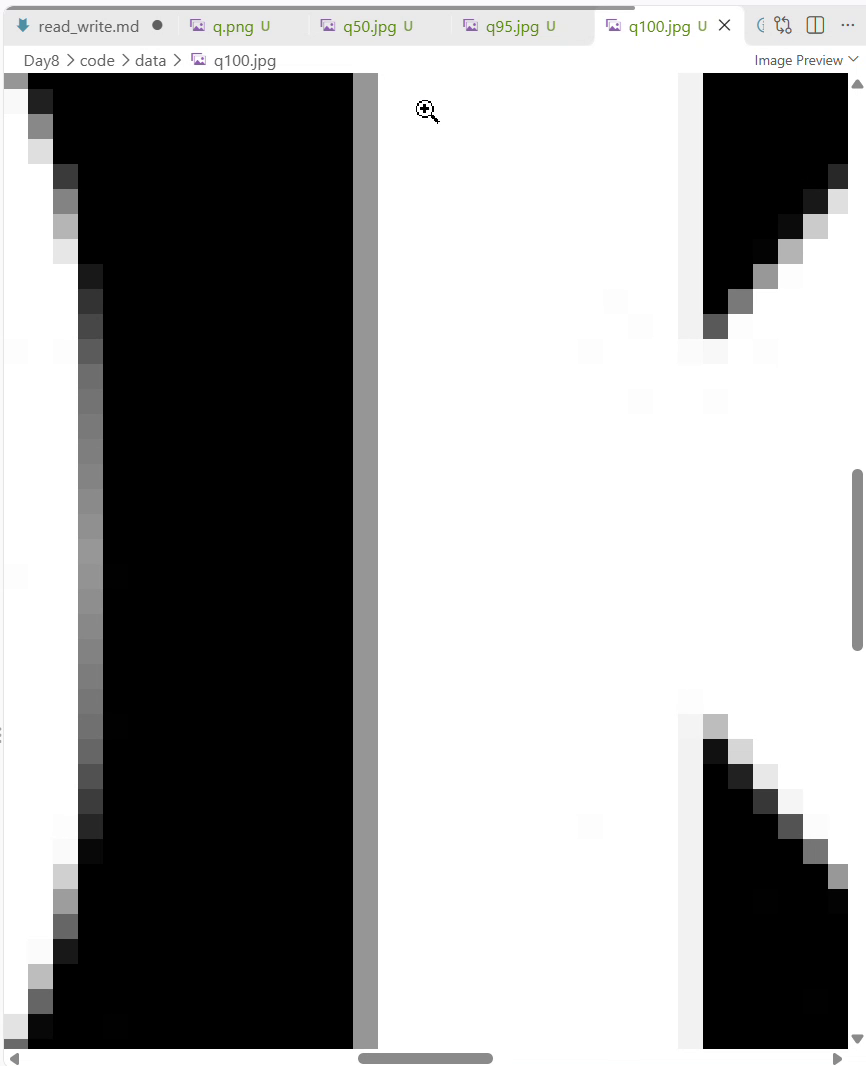
#> input picture frame 7 of Day8/4_read_write/day8_jpg_압축률_비교.mp4, 866 x 1066 px, given in place of the camera
$ python s6_total_proj.py 5
#> lines starting #> are read from the running program, lines starting #| are printed output that depends on the picture; after the words box and inside, x2 and y2 are one past the last pixel; in counts of white or black regions, pixels touching at a corner belong together
'''
종합 과제: 웹캠 이진화 검사기 (흰 종이 위 어두운 물체를 센다)

[요구사항]
  1 / 2 / 3 : 고정 기준 / 오츠 / 적응형으로 전환
  s         : 화면을 data/result_1.png, result_2.png ... 로 저장 (이미 있는 번호는 건너뛴다)
  q         : 종료 (마지막 방법, 개수, 저장 장수를 출력)

[더 해 볼 것]
  r           : 세 방법 비교 시작 / 다시 시작 (목표 개수를 누가 가장 끝까지 지키는지 잰다)
  트랙바 fixed : 고정 기준값 조절 (처음 값 100)
  좌클릭       : 클릭한 동전의 면적을 재서 허용 범위를 정한다 (범위 밖은 빨간 사각형)
  c           : 면적 범위를 지우고 "300픽셀 이상"으로 되돌린다

실행 : python s6_total_proj.py        -> 목표 개수 5
       python s6_total_proj.py 3      -> 목표 개수 3
'''


import sys
import time
from pathlib import Path

import cv2

USB_CAMERAS = [1, 2, 3, 4]                        # USB 카메라 후보 번호 (앞에서부터 시도)
WEBCAM = 0                                        # USB 카메라가 없을 때 쓸 노트북 웹캠
FRAME_SIZE = (640, 480)

NAMES = {1: "fixed", 2: "otsu", 3: "adaptive"}
DEFAULT_FIXED = 100                               # 고정 기준의 처음 값
DEFAULT_BLOCK = 51                                # 적응형 영역크기 (홀수)
ADAPTIVE_C = 10                                   # 적응형 빼는값

MIN_AREA = 300                                    # 이보다 작은 덩어리는 잡티로 보고 버린다
LOW_RATIO, HIGH_RATIO = 0.5, 1.5                  # 허용 범위 = 잰 동전 면적의 0.5배 ~ 1.5배

DEFAULT_TARGET = 5                                # 비교할 때 지켜야 하는 개수
LOST_SEC = 0.5                                    # 개수가 이 시간 넘게 계속 틀리면 놓친 것 (한두 프레임 깜빡임은 봐준다)

SAVE_DIR = Path(__file__).resolve().parent / "data"
WINDOW, BINARY_WINDOW = "inspect", "binary"
GREEN, RED, BLUE = (0, 200, 0), (0, 0, 255), (255, 0, 0)     # OpenCV는 BGR 순서


# ---------------------------------------------------------------- 이진화와 덩어리 찾기

def binarize(gray, mode, fixed, block):
    '''어두운 물체가 흰색(255)이 되도록 INV로 나눈다. (기준값, 이진 영상)을 돌려준다'''
    if mode == 1:
        return cv2.threshold(gray, fixed, 255, cv2.THRESH_BINARY_INV)
    if mode == 2:
        return cv2.threshold(gray, 0, 255, cv2.THRESH_BINARY_INV + cv2.THRESH_OTSU)
    binary = cv2.adaptiveThreshold(gray, 255, cv2.ADAPTIVE_THRESH_GAUSSIAN_C,
                                   cv2.THRESH_BINARY_INV, block, ADAPTIVE_C)
    return None, binary                           # 적응형은 픽셀마다 기준이 달라 하나로 말할 수 없다


def find_blobs(binary, min_area):
    '''면적이 min_area 이상인 덩어리를 [(x, y, w, h, area), ...]로 돌려준다'''
    n, _, stats, _ = cv2.connectedComponentsWithStats(binary)
    blobs = [tuple(int(v) for v in stats[i]) for i in range(1, n)]      # 0번은 배경
    return [blob for blob in blobs if blob[4] >= min_area]


def inspect(gray, mode, state):
    '''한 방법으로 검사한다. (기준값, 이진 영상, 범위 안 덩어리, 범위 밖 덩어리)를 돌려준다'''
    thresh, binary = binarize(gray, mode, state["fixed"], state["block"])
    if state["area_range"] is None:
        return thresh, binary, find_blobs(binary, MIN_AREA), []

    low, high = state["area_range"]
    blobs = find_blobs(binary, min(low, MIN_AREA))     # 범위 아래쪽이 300보다 작아도 세야 한다
    good = [blob for blob in blobs if low <= blob[4] <= high]
    bad = [blob for blob in blobs if not low <= blob[4] <= high]
    return thresh, binary, good, bad


# ---------------------------------------------------------------- 동전 면적 재기

# [28 lines left out: functions blob_at, measure_coin, not called in this run]


def on_mouse(event, x, y, flags, state):
    if event == cv2.EVENT_LBUTTONDOWN and state["gray"] is not None:
        measure_coin(state["gray"], (x, y), state)


# ---------------------------------------------------------------- 세 방법 비교

def new_race(now):
    '''held: 목표 개수를 지킨 시간, wrong_since: 틀리기 시작한 시각, lost: 놓쳤는지'''
    return {"start": now, "methods": {m: {"held": 0.0, "wrong_since": None, "lost": False} for m in NAMES}}


# [18 lines left out: functions update_race, print_race, not called in this run]


# ---------------------------------------------------------------- 화면과 저장

def put_text(view, text, y, color, scale=0.6):
    cv2.putText(view, text, (10, y), cv2.FONT_HERSHEY_SIMPLEX, scale, color, 2)


def draw_view(frame, state, thresh, good, bad, counts, target):
    '''원본은 그대로 두고 복사본에 그린다'''
    view = frame.copy()
    for blobs, color in ((good, GREEN), (bad, RED)):
        for x, y, w, h, area in blobs:
            cv2.rectangle(view, (x, y), (x + w, y + h), color, 2)
            text_y = y - 6 if y >= 20 else y + h + 16      # 위에 자리가 없으면 아래에 쓴다
            cv2.putText(view, str(area), (x, text_y), cv2.FONT_HERSHEY_SIMPLEX, 0.45, color, 1)

    mode = state["mode"]
    put_text(view, f"[{mode}] {NAMES[mode]}  count {len(good)}", 30, RED, 0.8)

    detail = f"block {state['block']}" if thresh is None else f"thresh {thresh:.0f}"
    if state["area_range"] is None:
        detail += f"  area >= {MIN_AREA}"
    else:
        low, high = state["area_range"]
        detail += f"  area {low}~{high}  out {len(bad)}"
    put_text(view, detail, 56, BLUE)

    h = view.shape[0]
    put_text(view, "  ".join(f"{NAMES[m]} {counts[m]}" for m in NAMES), h - 12, BLUE)
    if state["race"] is not None:
        methods = state["race"]["methods"]
        text = "  ".join(f"{NAMES[m]} {r['held']:.1f}s{' LOST' if r['lost'] else ''}" for m, r in methods.items())
        put_text(view, f"target {target}: {text}", h - 38, BLUE, 0.5)
    return view


# [9 lines left out: function save_view, not called in this run]


# ---------------------------------------------------------------- 실행

def open_camera():
    '''USB 카메라를 먼저 찾고, 없으면 웹캠을 연다. 둘 다 없으면 (None, None)'''
    for idx in USB_CAMERAS + [WEBCAM]:
        cap = cv2.VideoCapture(idx, cv2.CAP_DSHOW)
        if cap.isOpened() and cap.read()[0]:      # 열리기만 하고 영상이 안 나오는 장치는 건너뛴다
            return cap, idx
        cap.release()
    return None, None


def read_target():
    '''명령줄에 숫자를 주면 그 값을, 없으면 기본값을 목표 개수로 쓴다'''
    if len(sys.argv) < 2:
        return DEFAULT_TARGET
    if not sys.argv[1].isdecimal() or int(sys.argv[1]) < 1:
        raise SystemExit("목표 개수는 1 이상의 정수로 준다. 예: python s6_total_proj.py 5")
    return int(sys.argv[1])


def main():
    target = read_target()
    cap, idx = open_camera()
#> idx = 1
    if cap is None:
        raise SystemExit("카메라를 열 수 없다. 연결을 확인하거나 다른 프로그램이 쓰고 있는지 확인한다.")
    print(f"{idx}번 카메라 사용, 목표 개수 {target}")
#| 1번 카메라 사용, 목표 개수 5

    # gray: 지금 화면의 흑백 영상(클릭 측정용), area_range: 면적 범위(None이면 300 이상), race: 비교 기록
    state = {"mode": 2, "fixed": DEFAULT_FIXED, "block": DEFAULT_BLOCK,
             "gray": None, "area_range": None, "race": None}
    saved, count = 0, 0

    cv2.namedWindow(WINDOW, cv2.WINDOW_AUTOSIZE)  # 창 크기 = 영상 크기라서 클릭 좌표가 곧 픽셀 좌표
    cv2.createTrackbar("fixed", WINDOW, DEFAULT_FIXED, 255, lambda v: state.update(fixed=v))
    cv2.setMouseCallback(WINDOW, on_mouse, state)

    while True:
        ok, frame = cap.read()
        if not ok:
            print("프레임을 읽지 못했다. 카메라 연결을 확인한다.")
            break
        frame = cv2.resize(frame, FRAME_SIZE)
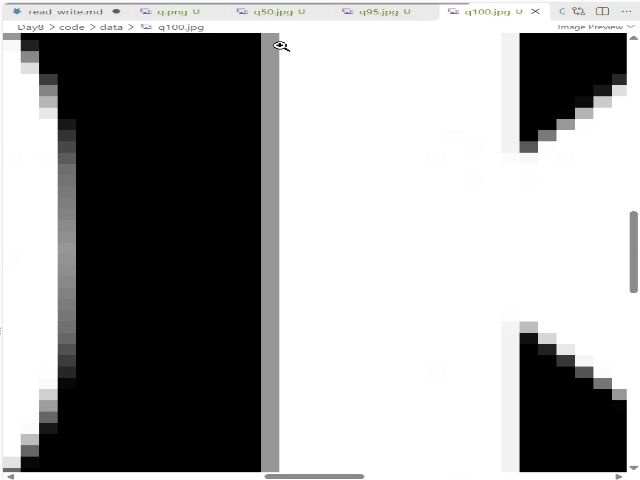
#> frame: shape (480, 640, 3); mean B, G, R 157.6, 157.6, 157.6
        gray = cv2.GaussianBlur(cv2.cvtColor(frame, cv2.COLOR_BGR2GRAY), (5, 5), 0)
        state["gray"] = gray

        results = {mode: inspect(gray, mode, state) for mode in NAMES}      # 비교하려고 세 방법을 모두 돌린다
#> in inspect, `thresh, binary = binarize(gray, mode, state["fixed"], state["block"])`:
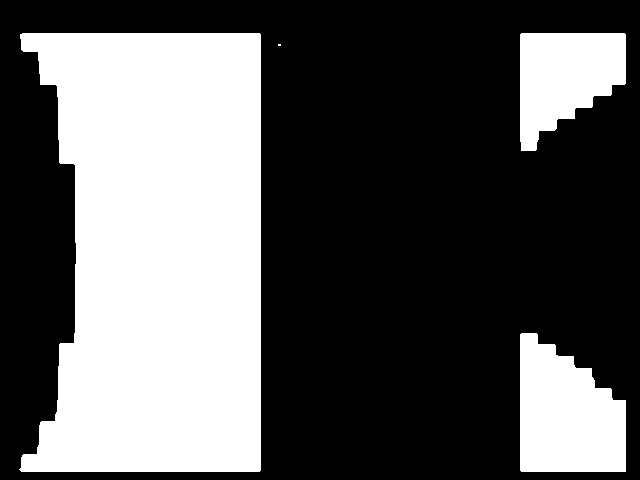
#> binary: shape (480, 640); 35.5% white; 4 white regions (1 under 20 px), largest, box (x1, y1, x2, y2) and area: (19, 33, 261, 472) 88696, (520, 333, 626, 472) 11486, (520, 33, 626, 151) 8794
#> in inspect, `thresh, binary = binarize(gray, mode, state["fixed"], state["block"])`: thresh = 100
#> in find_blobs, `n, _, stats, _ = cv2.connectedComponentsWithStats(binary)`: n = 5; stats = [[0, 0, 640, 480, 198218], [19, 33, 242, 439, 88696], [520, 33, 106, 118, 8794], [278, 44, 3, 2, 6], [520, 333, 106, 139, 11486]]
#> in find_blobs, `blobs = [tuple(int(v) for v in stats[i]) for i in range(1, n)]`: blobs = [(19, 33, 242, 439, 88696), (520, 33, 106, 118, 8794), (278, 44, 3, 2, 6), (520, 333, 106, 139, 11486)]
#> call 2 of inspect, with mode = 2
#> in inspect (call 2), `thresh, binary = binarize(gray, mode, state["fixed"], state["block"])`:
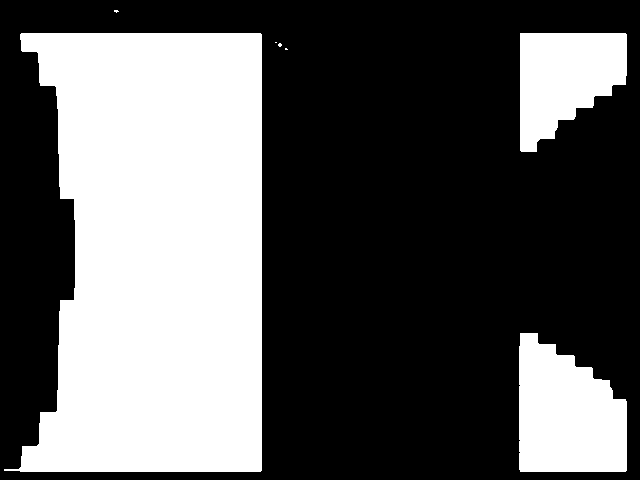
#> binary: shape (480, 640); 36.4% white; 7 white regions (4 under 20 px), largest, box (x1, y1, x2, y2) and area: (4, 33, 262, 472) 90805, (519, 333, 627, 472) 11885, (520, 33, 627, 152) 9042
#> in inspect (call 2), `thresh, binary = binarize(gray, mode, state["fixed"], state["block"])`: thresh = 125
#> call 3 of binarize, with mode = 3, fixed = 100, block = 51
#> in binarize (call 3), `binary = cv2.adaptiveThreshold(gray, 255, cv2.ADAPTIVE_THRESH_GAUSSIAN..`:
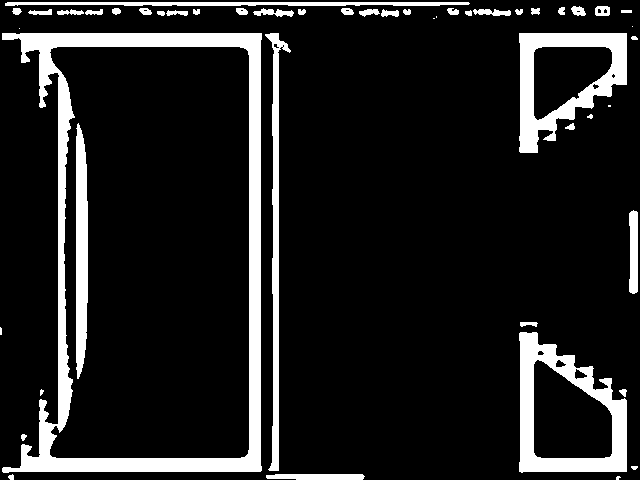
#> binary: shape (480, 640); 12.5% white; 49 white regions (8 under 20 px), largest, box (x1, y1, x2, y2) and area: (2, 33, 262, 473) 16777, (519, 332, 627, 473) 5806, (519, 33, 627, 153) 5091
#> in find_blobs (call 3), `n, _, stats, _ = cv2.connectedComponentsWithStats(binary)`: n = 50; stats = 50 rows, first 6: [0, 0, 640, 480, 268932], [5, 2, 465, 4, 1623], [558, 7, 7, 8, 45], [571, 6, 15, 10, 105], [595, 6, 15, 10, 122], [12, 8, 10, 7, 52]
#> results = 3 items
        counts = {mode: len(result[2]) for mode, result in results.items()}
#> counts = {1: 3, 2: 3, 3: 8}
        if state["race"] is not None:
            update_race(state["race"], counts, target, time.perf_counter())

        thresh, binary, good, bad = results[state["mode"]]
#> thresh = 125; good = [(4, 33, 258, 439, 90805), (520, 33, 107, 119, 9042), (519, 333, 108, 139, 11885)]; bad = []
        count = len(good)
#> count = 3
        view = draw_view(frame, state, thresh, good, bad, counts, target)
#> the loop in draw_view, `for blobs, color in ((good, GREEN), (bad, RED)):` made 2 passes
#> color on pass 1: (0, 200, 0)
#> after the loop in draw_view, `for blobs, color in ((good, GREEN), (bad, RED)):`:
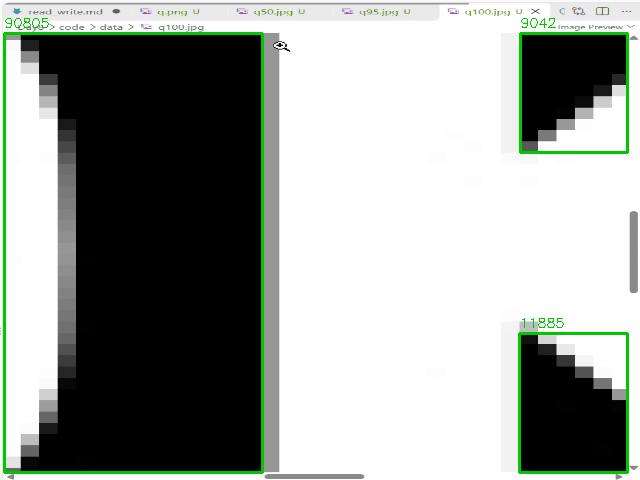
#> view: shape (480, 640, 3); 2.39% of pixels changed, all inside (x1, y1, x2, y2) = (3, 18, 629, 474)
#> in draw_view, `mode = state["mode"]`: mode = 2
#> in draw_view, `detail = f"block {state['block']}" if thresh is None else f"thresh {th..`: detail = 'thresh 125'
#> in draw_view, `detail += f"  area >= {MIN_AREA}"`: detail = 'thresh 125  area >= 300'
#> call 3 of put_text, with text = 'fixed 3  otsu 3  adaptive 8', y = 468, color = (255, 0, 0), scale = 0.6
#> in put_text (call 3), `cv2.putText(view, text, (10, y), cv2.FONT_HERSHEY_SIMPLEX, scale, colo..`:
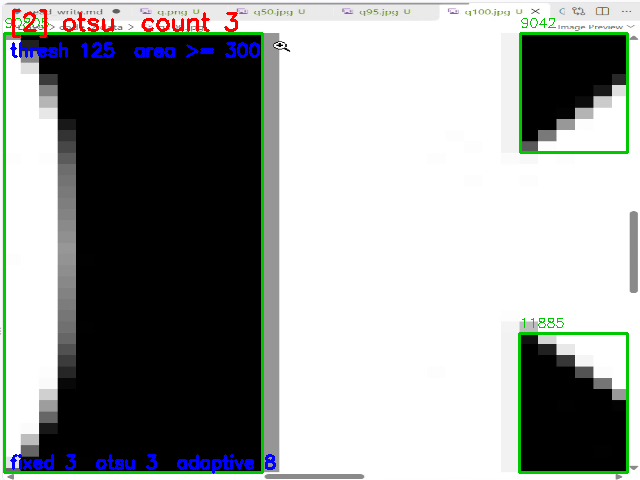
#> view: shape (480, 640, 3); mean B, G, R 154.7, 157, 153.4
        cv2.imshow(WINDOW, view)
        cv2.imshow(BINARY_WINDOW, binary)
        key = cv2.waitKey(1) & 0xFF
#> (key q is pressed here)

        if key in (ord("1"), ord("2"), ord("3")):
            state["mode"] = key - ord("0")
        elif key in (ord("s"), ord("S")):
            saved += int(save_view(view))
        elif key in (ord("r"), ord("R")):
            state["race"] = new_race(time.perf_counter())
            print(f"비교 시작: {target}개를 가장 오래 지키는 방법을 찾는다.")
        elif key in (ord("c"), ord("C")):
            state["area_range"], state["block"] = None, DEFAULT_BLOCK
            print("면적 범위 초기화")
        elif key in (ord("q"), ord("Q")):
            break

        if cv2.getWindowProperty(WINDOW, cv2.WND_PROP_VISIBLE) < 1:   # 창의 X 버튼으로 닫은 경우
            break

    cap.release()
    cv2.destroyAllWindows()

    print("방법:", NAMES[state["mode"]], " 마지막 개수:", count, " 저장한 사진:", saved, "장")
#| 방법: otsu  마지막 개수: 3  저장한 사진: 0 장
    if state["race"] is not None:
        print_race(state["race"], target)


if __name__ == "__main__":
    main()

$ run again, starting later in the video
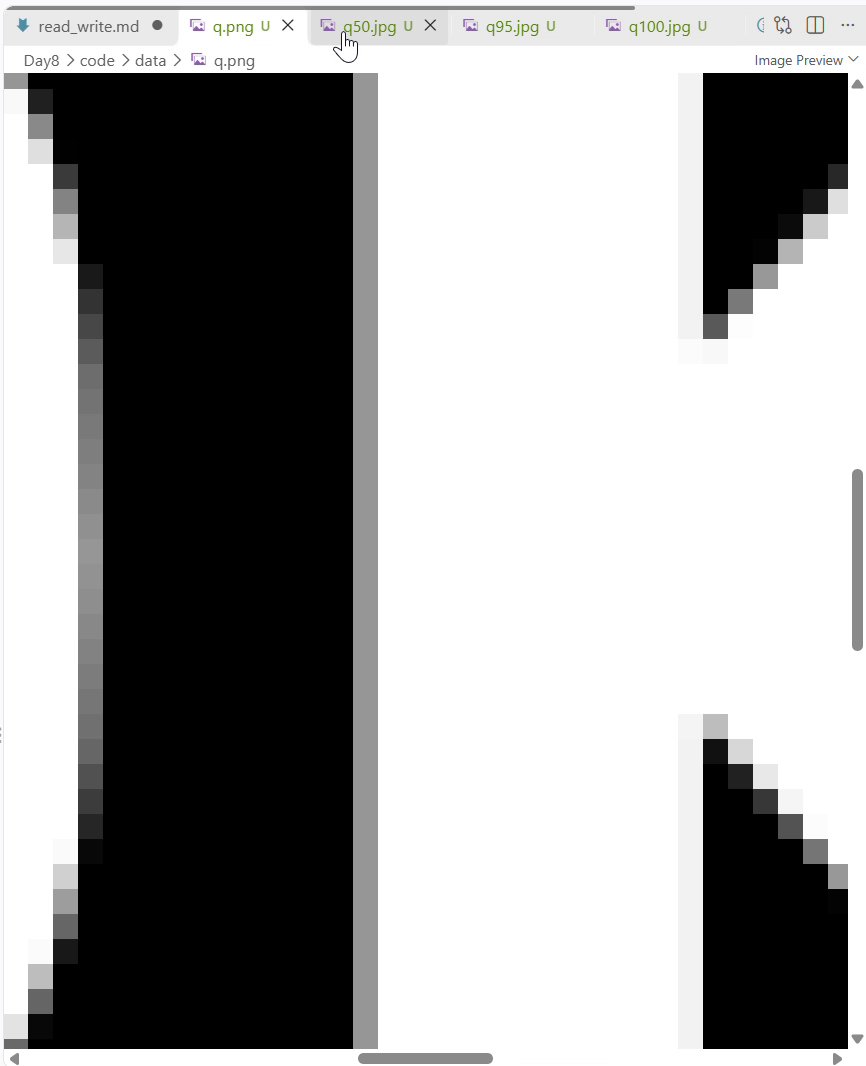
#> input picture frame 31 of Day8/4_read_write/day8_jpg_압축률_비교.mp4, 866 x 1066 px, given in place of the camera
#> idx = 1
#| 1번 카메라 사용, 목표 개수 5
#> frame: shape (480, 640, 3)
#> in inspect, `thresh, binary = binarize(gray, mode, state["fixed"], state["block"])`: thresh = 100
#> n = 4; stats = [[0, 0, 640, 480, 198216], [19, 33, 242, 439, 88704], [520, 33, 106, 118, 8794], [520, 333, 106, 139, 11486]]
#> in find_blobs, `blobs = [tuple(int(v) for v in stats[i]) for i in range(1, n)]`: blobs = [(19, 33, 242, 439, 88704), (520, 33, 106, 118, 8794), (520, 333, 106, 139, 11486)]
#> in binarize (call 3), `binary = cv2.adaptiveThreshold(gray, 255, cv2.ADAPTIVE_THRESH_GAUSSIAN..`:
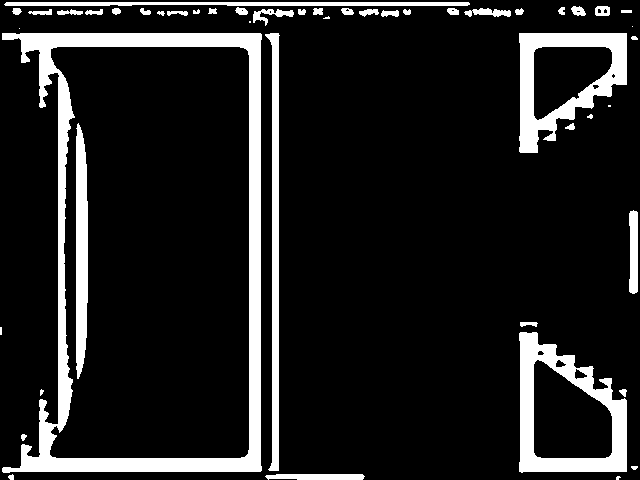
#> binary: shape (480, 640); 12.6% white; 49 white regions (8 under 20 px), largest, box (x1, y1, x2, y2) and area: (2, 33, 262, 473) 16780, (519, 332, 627, 473) 5809, (519, 33, 627, 153) 5094
#> n = 50; stats = 50 rows, first 6: [0, 0, 640, 480, 268430], [4, 2, 466, 4, 1754], [235, 7, 13, 8, 74], [558, 7, 7, 8, 41], [571, 6, 15, 10, 104], [595, 6, 15, 10, 122]
#> results = 3 items
#> counts = {1: 3, 2: 3, 3: 8}
#> in main, `thresh, binary, good, bad = results[state["mode"]]`: thresh = 124; good = [(4, 33, 258, 439, 90799), (520, 33, 107, 119, 9028), (520, 333, 107, 139, 11756)]; bad = []
#> count = 3
#> the loop in draw_view, `for blobs, color in ((good, GREEN), (bad, RED)):` made 2 passes
#> color on pass 1: (0, 200, 0)
#> mode = 2
#> in draw_view, `detail = f"block {state['block']}" if thresh is None else f"thresh {th..`: detail = 'thresh 124'
#> in draw_view, `detail += f"  area >= {MIN_AREA}"`: detail = 'thresh 124  area >= 300'
#> in put_text (call 3), `cv2.putText(view, text, (10, y), cv2.FONT_HERSHEY_SIMPLEX, scale, colo..`:
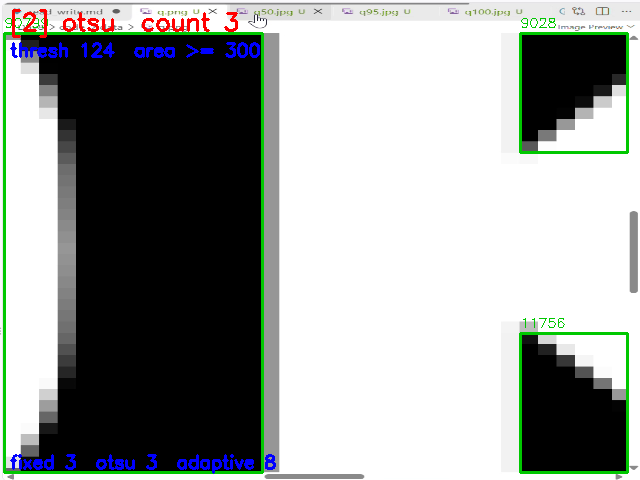
#> view: shape (480, 640, 3); mean B, G, R 154.7, 157, 153.4
#| 방법: otsu  마지막 개수: 3  저장한 사진: 0 장
